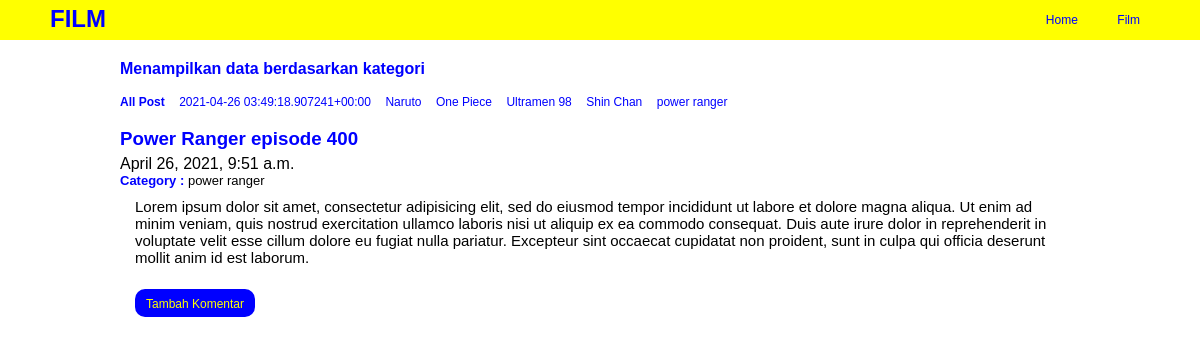
The app's page /film/post/power-ranger-episode-400/ with its own data.
### film/models.py (models this page shows, shortened)
class Post(models.Model):
	headline = models.CharField(max_length=100)
	body = models.TextField()
	category = models.CharField(max_length=50, default='film favorit')
	publish = models.DateTimeField(auto_now_add=True)
	update = models.DateTimeField(auto_now=True)
	image = models.ImageField(blank=True, upload_to="image/")
	slug = models.SlugField(blank=True, editable=False)

### film/views.py (the view)
# urls.py: path('post/<slugInput>/', views.detailPost, name='detail'),
def detailPost(request, slugInput):
	posts = Post.objects.get(slug=slugInput)
	categorys = Post.objects.values('category').distinct()
	context = {
		'title':'Film Terbaru',
		'categorys':categorys,
		'posts':posts,
	}
	return render(request, 'film/detail_post.html', context)

### film/templates/film/detail_post.html
{% extends "base.html" %}
{% block category %}
	<div class="category">
		<h4>Menampilkan data berdasarkan kategori</h4>
	</div>
{% endblock category %}
{% block contents %}
	<ul>
		<li>
			<a href="{% url 'film:index' %}"><b>All Post</b></a>
		</li>
		{% for data_category in categorys %}
			<li>
				<a href="{% url 'film:category' categoryInput=data_category.category %}">{{data_category.category}}</a>
			</li>
		{% endfor %}
	</ul>
	<br>
	<h3>{{posts.headline}}</h3>
	<h4>{{posts.publish}}</h4>
	<h5><b>Category : </b>{{posts.category}}</h5>
	<p>{{posts.body}}</p>
	<br>
	<div class="add_comment">
		<h4><a href="#">Tambah Komentar</a></h4>
	</div>
{% endblock contents %}

### static/css/style.css (style rules this page uses)
* { padding: 0; margin: 0; font-family: sans-serif; }

### film/static/film/css/style.css (style rules this page uses)
.category h4 { margin-bottom: 14px; color: blue; font-weight: bolder; }
h3 { font-weight: bolder; color: blue; }
h4 { font-weight: lighter; margin-top: 5px; }
h5 { font-weight: lighter; font-size: 13px; }
h5 b { color: blue; }
a { text-decoration: none; color: blue; }
p { margin-top: 10px; padding:0 15px; font-size: 15px; }
ul li { display: inline-block; padding-right: 10px; }
ul li a { font-size: 12px; }
.add_comment { padding-bottom: 15px; margin: 0 15px; }
.add_comment h4 { background: blue; padding: 5px 0; width: 120px; border-radius: 10px; text-align: center; }
.add_comment h4 a { color: yellow; font-size: 12px; }

### records on screen
Post: headline "Power Ranger episode 400", publish "April 26, 2021, 9:51 a.m.", category "power ranger", body "Lorem ipsum dolor sit amet, consectetur adipisicing elit, sed do eiusmod tempor incididunt ut labore et dolore magna aliqua. Ut enim ad minim veniam, quis nostrud exercitation ullamco laboris nisi ut aliquip ex ea commodo consequat. Duis aute irure dolor in reprehenderit in voluptate velit esse cillum dolore eu fugiat nulla pariatur. Excepteur sint occaecat cupidatat non proident, sunt in culpa qui officia deserunt mollit anim id est laborum."

### other values on screen
{{ data_category.category }} "2021-04-26 03:49:18.907241+00:00" "Naruto" "One Piece" "Ultramen 98" "Shin Chan" "power ranger"
